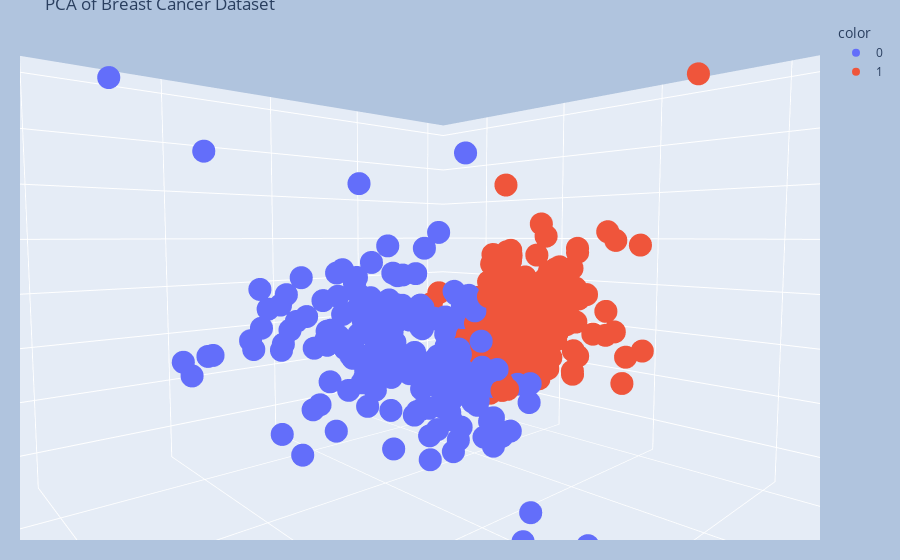

Notebook code for this chart:
### Code cell
y_str = y.astype(str)
plt.figure(figsize=(11,9))
fig = px.scatter_3d(x=X_pca[:,0], 
                    y=X_pca[:,1], 
                    z=X_pca[:,2],
                    color=y_str
                   )
fig.update_layout(
    margin=dict(l=20, r=20, t=20, b=20),
    paper_bgcolor="LightSteelBlue",
    scene=dict(
        xaxis_title="PC 1",
        yaxis_title="PC 2",
        zaxis_title="PC 3",
    ),
    title_text='PCA of Breast Cancer Dataset'
)
fig.show()

### Figure 1 — Plotly figure (JSON) as saved in the notebook; plotly's stock layout.template omitted (floating-point values rounded to 4 significant figures; data arrays with more than 128 entries replaced by an {"elided": "..."} marker saying what was removed)
{"data": [{"hovertemplate": "color=0<br>x=%{x}<br>y=%{y}<br>z=%{z}<extra></extra>", "legendgroup": "0", "marker": {"color": "#636efa", "symbol": "circle"}, "mode": "markers", "name": "0", "scene": "scene", "showlegend": true, "type": "scatter3d", "x": {"elided": "212 float values"}, "y": {"elided": "212 float values"}, "z": {"elided": "212 float values"}}, {"hovertemplate": "color=1<br>x=%{x}<br>y=%{y}<br>z=%{z}<extra></extra>", "legendgroup": "1", "marker": {"color": "#EF553B", "symbol": "circle"}, "mode": "markers", "name": "1", "scene": "scene", "showlegend": true, "type": "scatter3d", "x": {"elided": "357 float values"}, "y": {"elided": "357 float values"}, "z": {"elided": "357 float values"}}], "layout": {"autosize": true, "legend": {"title": {"text": "color"}, "tracegroupgap": 0}, "margin": {"b": 20, "l": 20, "r": 20, "t": 20}, "paper_bgcolor": "LightSteelBlue", "scene": {"aspectmode": "auto", "aspectratio": {"x": 1.162, "y": 1.081, "z": 0.7962}, "camera": {"center": {"x": 0, "y": 0, "z": 0}, "eye": {"x": 0.7207, "y": 0.7966, "z": 0.07529}, "projection": {"type": "perspective"}, "up": {"x": -0.008066, "y": 0.007303, "z": 0.9999}}, "domain": {"x": [0, 1], "y": [0, 1]}, "xaxis": {"title": {"text": "PC 1"}, "type": "linear"}, "yaxis": {"title": {"text": "PC 2"}, "type": "linear"}, "zaxis": {"title": {"text": "PC 3"}, "type": "linear"}}, "title": {"text": "PCA of Breast Cancer Dataset"}}}
